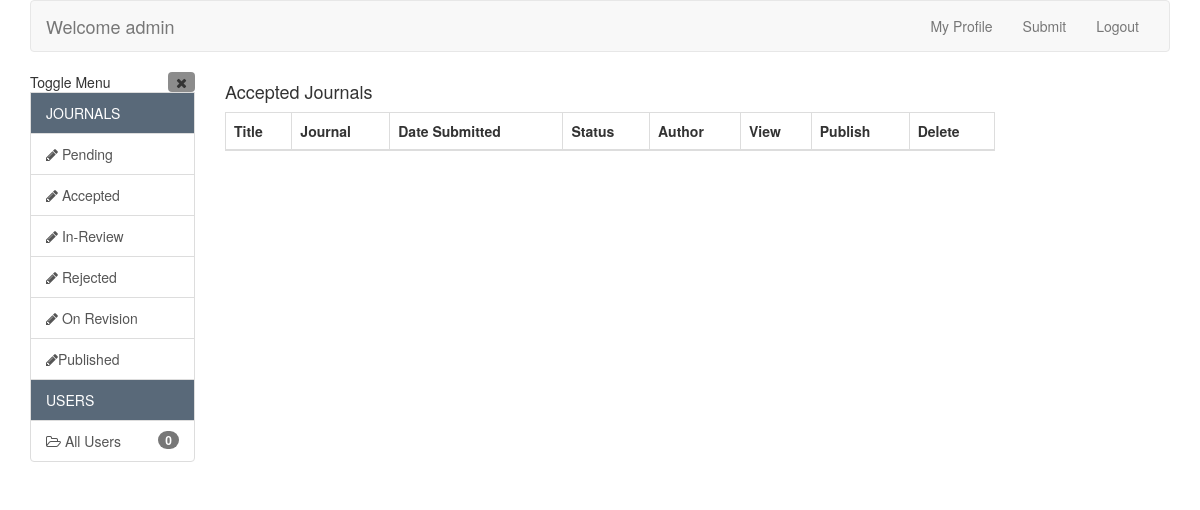
/editor/accepted/, run on an earlier commit of the app's database.
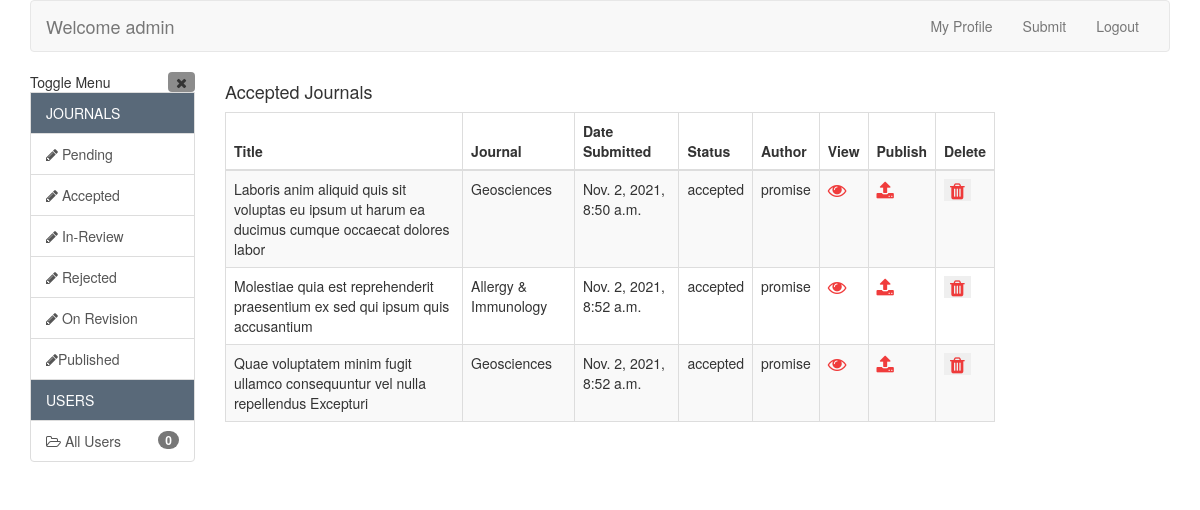
And on a later commit of the database.
### journal_app/models.py (models this page shows, shortened)
class Manuscript(models.Model):
    author = models.ForeignKey(User, on_delete=models.CASCADE)
    journal = models.ForeignKey(Journal, on_delete=models.CASCADE)
    specialissue = models.ForeignKey(SpecialIssue, on_delete=models.CASCADE)
    articletype = models.ForeignKey(ArticleType, on_delete=models.CASCADE)
    status = models.ForeignKey(Status, on_delete=models.CASCADE, null=True)
    title = models.CharField(max_length=100)
    abstract = models.TextField(max_length=1000)
    keywords = models.CharField(max_length=100)
    numberofpages = models.IntegerField()
    date_added = models.DateTimeField(default=timezone.now)
    published_status = models.BooleanField(default=False)
    rand = models.IntegerField(default=True)

class Journal(models.Model):
    title = models.CharField(max_length=100)
    image = models.FileField(default=True)
    description = models.TextField(default=False)
    def __str__(self):
        return self.title

class Status(models.Model):
    title = models.CharField(max_length=100)
    def __str__(self):
        return self.title

### journal_app/views.py (the view)
# urls.py: path('editor/accepted/', views.accepted_journals, name="accepted_journals"),
def accepted_journals(request):
    accepted = Manuscript.objects.filter(status=4, published_status = False)
    context = {
            'accepted':accepted,
            }
    return render(request, "editor/accepted_journals.html", context)

### journal_app/templates/editor/accepted_journals.html (shortened to what this page needs)
{% extends 'editor/base.html' %}
{% block content %}
<div class="row">
<div class="col-lg-8">
  <h4>Accepted Journals</h4>
<div class="table-responsive">
<table id="display_script" class="table table-striped table-bordered table-sm" cellspacing="0" width="100%">
    <thead>
      <tr>
        <th class="th-sm">Title</th>
        <th class="th-sm">Journal</th>
        <th class="th-sm">Date Submitted</th>
        <th class="th-sm">Status</th>
        <th class="th-sm">Author</th>
        <th class="th-sm">View</th>
        <th class="th-sm">Publish</th>
        <th class="th-sm">Delete</th>
      </tr>
    </thead>
    <tbody>
      {% for accept in accepted %}
      <tr>
      <td>{{accept.title}}</td>
      <td>{{accept.journal}}</td>
      <td>{{accept.date_added}}</td>
      <td>{{accept.status}}</td>
      <td>{{accept.author}}</td>
      <td>
        <a href="{% url 'full_details' accept.rand %}"><i style="color:rgba(238, 34, 34, 0.884);" class="fa fa-eye fa-lg"></i></a>
      </td>
            <td>
              <a href="{% url 'publish' accept.rand %}"><i style="color:rgba(238, 34, 34, 0.884);" class="fa fa-upload fa-lg"></i></a>
            </td>
      <td>
        <form action="{% url 'delete_script' accept.rand %}" method="POST">{% csrf_token %}
        <button type="submit" style="border: none;" onclick="return confirm('Are you sure you want to delete this manuscript?')"><i style="color:rgba(238, 34, 34, 0.884);" class="fa fa-trash fa-lg"></i></button>
        </form>
      </td>
      </tr>
      {% endfor %}
</table>
</div>
</div>
</div>
{% endblock content %}

### journal_app/templates/editor/base.html (shortened to what this page needs)
<!DOCTYPE html>
<html lang="en">
<head>
  <link rel="stylesheet" href="https://cdnjs.cloudflare.com/ajax/libs/font-awesome/4.7.0/css/font-awesome.min.css">
<link href="//netdna.bootstrapcdn.com/bootstrap/3.1.0/css/bootstrap.min.css" rel="stylesheet" id="bootstrap-css">
<link href="//netdna.bootstrapcdn.com/font-awesome/4.0.3/css/font-awesome.css" rel="stylesheet">
<link rel="stylesheet" type="text/css" href="https://cdn.datatables.net/1.10.15/css/dataTables.jqueryui.min.css" />
<link rel="stylesheet" type="text/css" href="https://cdn.datatables.net/1.10.24/css/dataTables.bootstrap4.min.css"/>
</head>
<body>
    <div class="container">
        <nav class="navbar navbar-default" role="navigation">
        <div class="container-fluid">
        <div class="navbar-header">
        <a class="navbar-brand" href="#">Welcome admin</a>
        </div>
        <div class="collapse navbar-collapse" id="bs-example-navbar-collapse-1">
        <ul class="nav navbar-nav navbar-right">
        <li><a href="{% url 'editor_overview'%}">My Profile</a></li>
        <li><a href="#">Submit</a></li>
        <li><a href="{% url 'logout' %}">Logout</a></li>
        </ul>
        </div>
        </div>
        </nav>
        <div class="row">
        <div class="col-lg-2 col-md-3 sidebar">
        <div class="list-group">
        Toggle Menu
        <span class="pull-right " id="slide-submenu">
        <i class="fa fa-times"></i>
        </span>
        <span class="list-group-item bg-primary" style="background-color: rgb(89, 105, 121);">
        JOURNALS
        </span>
        <a href="{% url 'pending_journals' %}" class="list-group-item">
        <i class="fa fa-pencil"></i> Pending
        <a href="{% url 'accepted_journals' %}" class="list-group-item">
        <i class="fa fa-pencil"></i> Accepted
        </a>
        <a href="{% url 'inreview_journals' %}" class="list-group-item">
        <i class="fa fa-pencil"></i> In-Review
        </a>
        <a href="{% url 'rejected_journals' %}" class="list-group-item">
        <i class="fa fa-pencil"></i> Rejected
        </a>
        <a href="{% url 'revision_journals' %}" class="list-group-item">
        <i class="fa fa-pencil"></i> On Revision
        </a>
          <a href="{% url 'all_published' %}" class="list-group-item">
          <i class="fa fa-pencil"></i>Published
          </a>
        <span class="list-group-item bg-primary" style="background-color: rgb(89, 105, 121);">
        USERS
        </span>
        <a href="{% url 'all_users' %}" class="list-group-item">
        <i class="fa fa-folder-open-o"></i> All Users <span class="badge">0</span>
        </a>
        </div>
      </div>
        {% block content %}
        {% endblock content %}
        </div>
        </div>
</body>
</html>

### journal_app/templates/editor/base.html (style rules this page uses)
#slide-submenu { background: rgba(0, 0, 0, 0.45); display: inline-block; padding: 0 8px; border-radius: 4px; cursor: pointer; }

What changed in the data, as far as the page shows it:
added Manuscript: title "Laboris anim aliquid quis sit voluptas eu ipsum ut harum ea ducimus cumque occaecat dolores labor", journal "Geosciences", date_added "Nov. 2, 2021, 8:50 a.m.", status "accepted", author "promise"
added Manuscript: title "Molestiae quia est reprehenderit praesentium ex sed qui ipsum quis accusantium", journal "Allergy & Immunology", date_added "Nov. 2, 2021, 8:52 a.m.", status "accepted", author "promise"
added Manuscript: title "Quae voluptatem minim fugit ullamco consequuntur vel nulla repellendus Excepturi", journal "Geosciences", date_added "Nov. 2, 2021, 8:52 a.m.", status "accepted", author "promise"
